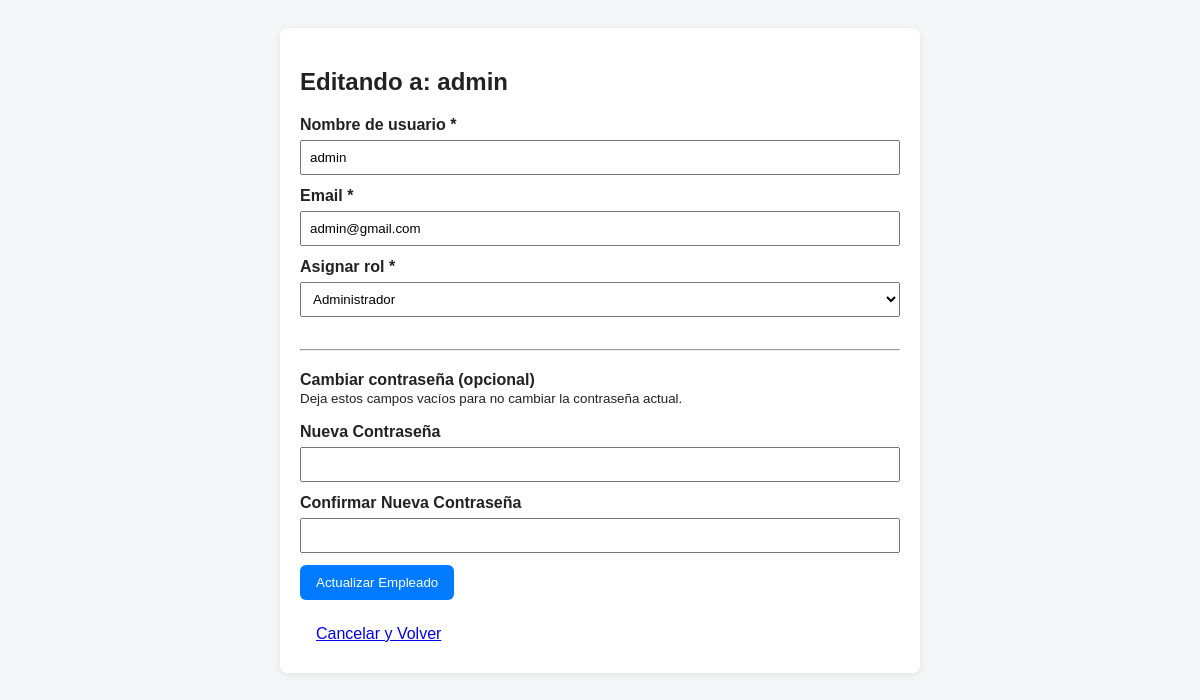
The app's page /editar_usuario.php?id=3 (signed in) with its own data.
### tables this page shows
CREATE TABLE IF NOT EXISTS `tbusuarios` (
  `id_usuario` int NOT NULL AUTO_INCREMENT,
  `nom_user` varchar(100) NOT NULL,
  `email_user` varchar(100) NOT NULL,
  `pass_user` varchar(255) NOT NULL,
  `rol_id` int DEFAULT NULL,
  PRIMARY KEY (`id_usuario`),
  UNIQUE KEY `nom_user` (`nom_user`),
  UNIQUE KEY `email_user` (`email_user`),
  KEY `rol_id` (`rol_id`)
);

### editar_usuario.php (the view, shortened to what this page needs)
<?php
require 'config_login.php';
$id = $_GET['id'] ?? null;
try {
    $sql = "SELECT nom_user, email_user, rol_id FROM tbusuarios WHERE id_usuario = ?";
    $stmt = $pdo->prepare($sql);
    $stmt->execute([$id]);
    $user = $stmt->fetch();
} catch (PDOException $e) {
    die("Error al consultar la base de datos: " . $e->getMessage());
}
?>
<!doctype html>
<html lang="es">
<head>
    <link rel="stylesheet" href="css/style_registers.css"> </head>
<body>
    <div class="card">
        <h2>Editando a: <?= htmlspecialchars($user['nom_user']) ?></h2>
        <form action="actualizar_usuario.php" method="post" autocomplete="off">
            <label for="nom_user">Nombre de usuario *</label>
            <input id="nom_user" name="nom_user" type="text" value="<?= htmlspecialchars($user['nom_user']) ?>" required>
            <label for="email_user">Email *</label>
            <input id="email_user" name="email_user" type="email" value="<?= htmlspecialchars($user['email_user']) ?>" required>
            <label for="rol_id">Asignar rol *</label>
            <select id="rol_id" name="rol_id" required>
                <option value="1" <?= ($user['rol_id'] == 1) ? 'selected' : '' ?>>Administrador</option>
            </select>
            <hr style="margin: 20px 0;">
            <p><strong>Cambiar contraseña (opcional)</strong><br>
            <small>Deja estos campos vacíos para no cambiar la contraseña actual.</small></p>
            <label for="pass_user">Nueva Contraseña</label>
            <input id="pass_user" name="pass_user" type="password">
            <label for="confirm_pass_user">Confirmar Nueva Contraseña</label>
            <input id="confirm_pass_user" name="confirm_pass_user" type="password">
            <button type="submit" class="btn btn-primary">Actualizar Empleado</button>
        </form>
        <a href="gestor_users.php" class="btn btn-secondary" style="margin-top: 15px;">Cancelar y Volver</a>
    </div>
</body>
</html>

### css/style_registers.css (style rules this page uses)
body { font-family: Arial, sans-serif; background: #f4f6f8; color: #222; padding: 20px; }
.card { background: #fff; padding: 20px; border-radius: 8px; box-shadow: 0 2px 8px rgba(0, 0, 0, .08); max-width: 600px; margin: auto; }
input, select { width: 100%; padding: 8px; margin: 6px 0 12px; box-sizing: border-box; }
label { font-weight: 600; }
.btn { display: inline-block; padding: 10px 16px; border-radius: 6px; border: 0; cursor: pointer; }
.btn-primary { background: #007bff; color: white; }

### records on screen
tbusuarios: nom_user "admin", email_user "admin@gmail.com", rol_id "Administrador"
